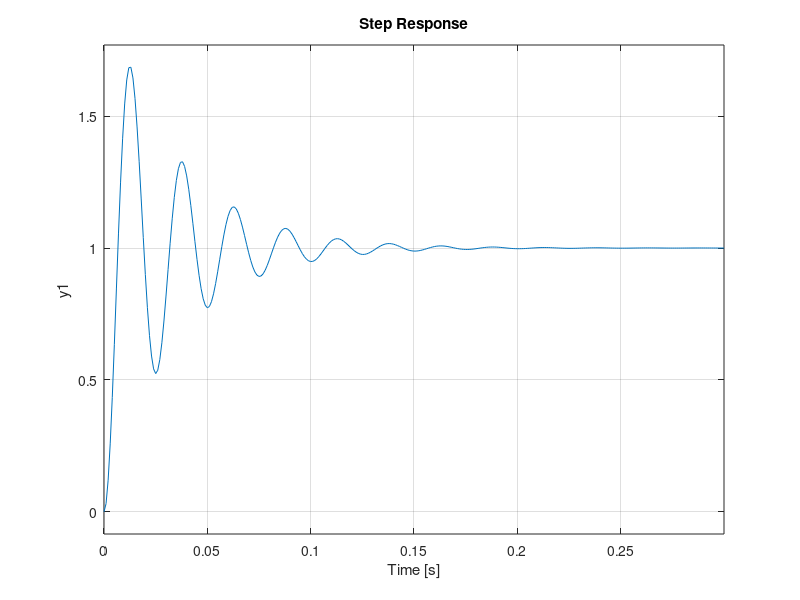
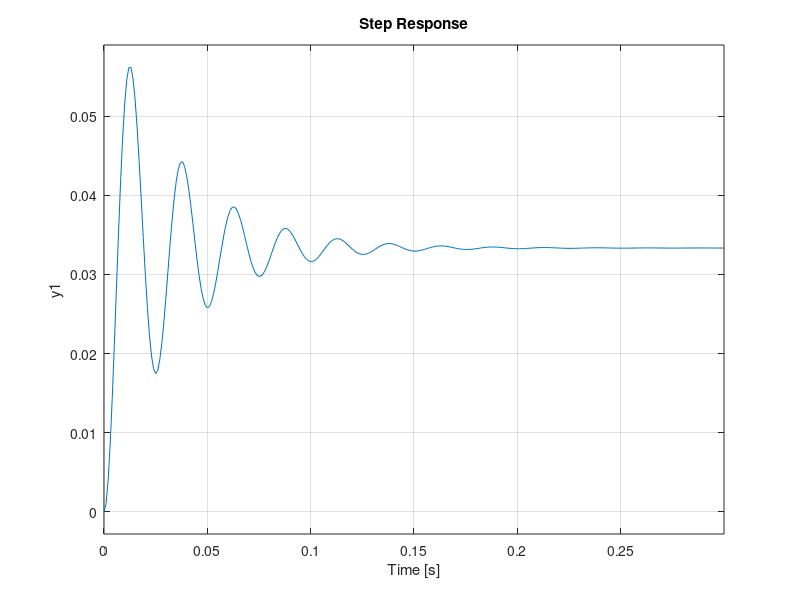
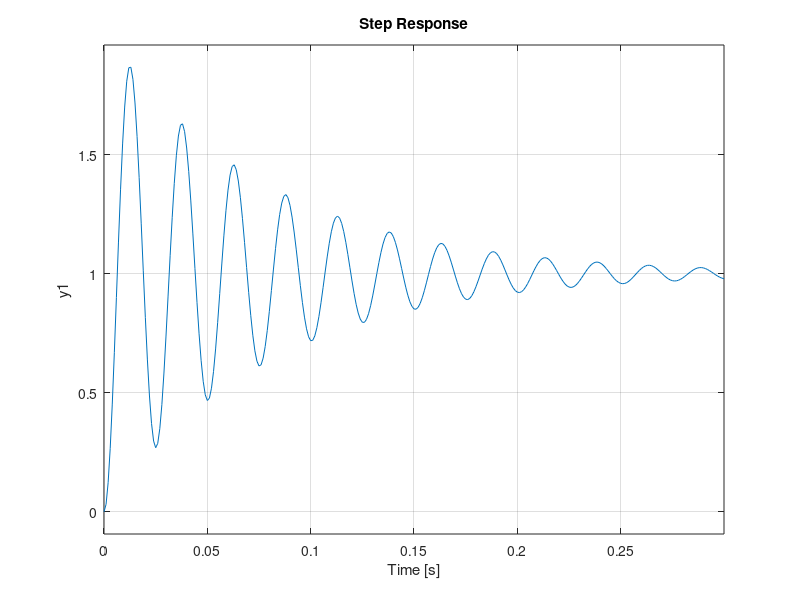
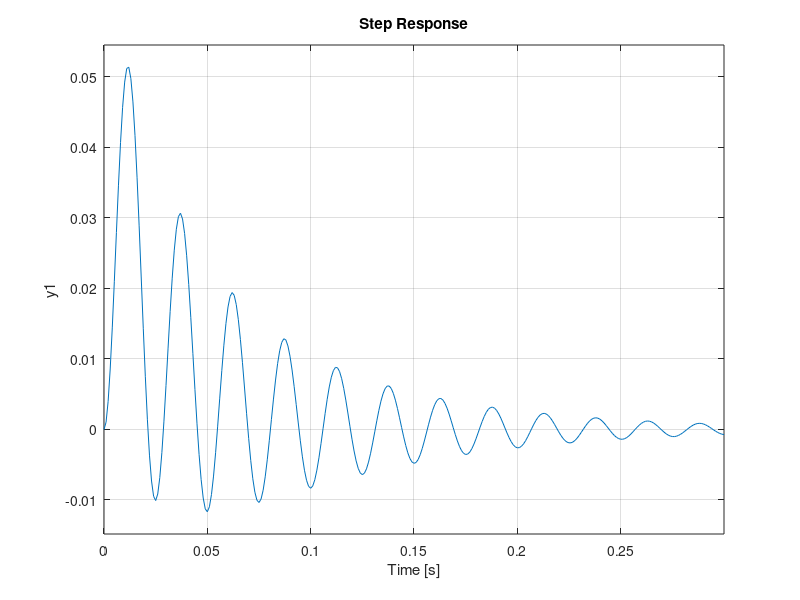

Write the MATLAB code that produced these figures, in order.
clear all;
clc;
J = 3.2284E-6;
b = 3.5077E-6;
K = 0.0274;
L = 2.75E-6;
R = 4;
s = tf('s')

P_system = K/(s*((J*s+b) * (L*s+R) +K^2))
r_system = 1
t_system = 0:0.001:0.3

Kp = 30;
C = Kp;
sys_cl = feedback(C*P_system,1)
dist_cl = feedback(P_system,C)
figure(1)
step(r_system*sys_cl,t_system)
figure(2)
step(dist_cl,t_system)

Kp = 30;
Ki = 1000;
C = Kp+Ki/s;
sys_cl = feedback(C*P_system,1)
dist_cl = feedback(P_system,C)
figure(3)
step(r_system*sys_cl,t_system)
figure(4)
step(dist_cl,t_system)

Kp = 30;
Ki = 1000;
Kd = 0.25;
C = Kp+Ki/s+Kd*s;
sys_cl = feedback(C*P_system,1)
dist_cl = feedback(P_system,C)
figure(5)
step(r_system*sys_cl,t_system)
figure(6)
step(dist_cl,t_system)
